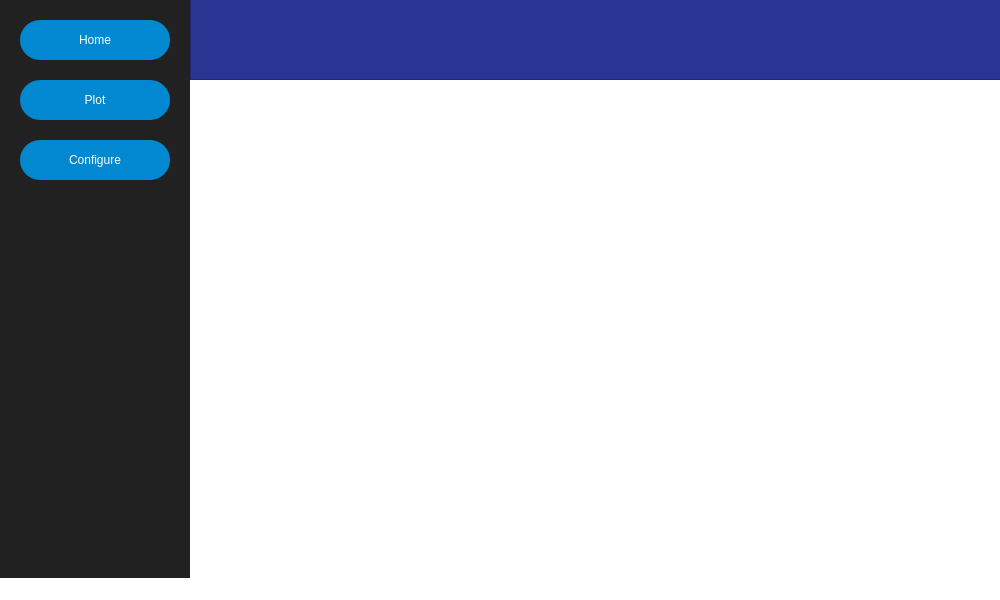
<?xml version="1.0" encoding="UTF-8"?>
<ui version="4.0">
 <class>MainWindow</class>
 <widget class="QMainWindow" name="MainWindow">
  <property name="geometry">
   <rect>
    <x>0</x>
    <y>0</y>
    <width>1000</width>
    <height>600</height>
   </rect>
  </property>
  <property name="minimumSize">
   <size>
    <width>1000</width>
    <height>600</height>
   </size>
  </property>
  <property name="mouseTracking">
   <bool>true</bool>
  </property>
  <property name="windowTitle">
   <string>MainWindow</string>
  </property>
  <property name="styleSheet">
   <string notr="true">background-color: rgb(255, 255, 255);</string>
  </property>
  <property name="tabShape">
   <enum>QTabWidget::Rounded</enum>
  </property>
  <property name="dockNestingEnabled">
   <bool>true</bool>
  </property>
  <widget class="QWidget" name="centralwidget">
   <widget class="QFrame" name="frame">
    <property name="geometry">
     <rect>
      <x>0</x>
      <y>0</y>
      <width>190</width>
      <height>600</height>
     </rect>
    </property>
    <property name="autoFillBackground">
     <bool>false</bool>
    </property>
    <property name="styleSheet">
     <string notr="true">background-color: rgb(33, 33, 33);</string>
    </property>
    <property name="frameShape">
     <enum>QFrame::NoFrame</enum>
    </property>
    <property name="frameShadow">
     <enum>QFrame::Plain</enum>
    </property>
    <widget class="QPushButton" name="pushButton">
     <property name="geometry">
      <rect>
       <x>20</x>
       <y>20</y>
       <width>150</width>
       <height>40</height>
      </rect>
     </property>
     <property name="sizePolicy">
      <sizepolicy hsizetype="Ignored" vsizetype="Fixed">
       <horstretch>0</horstretch>
       <verstretch>0</verstretch>
      </sizepolicy>
     </property>
     <property name="styleSheet">
      <string notr="true">QPushButton {
	background-color: rgb(2, 136, 209);
	selection-color: rgb(179, 229, 252);
	color: rgb(255, 255, 255);
	border-style: outset;
	border-width: 2px;
	border-radius: 20px;
	border: 0px;
	font: 16pt &quot;MS Sans Serif&quot;;
}
QPushButton:Hover {
	background-color: rgb(3, 169, 244);
}</string>
     </property>
     <property name="text">
      <string>Home</string>
     </property>
    </widget>
    <widget class="QPushButton" name="pushButton_2">
     <property name="geometry">
      <rect>
       <x>20</x>
       <y>80</y>
       <width>150</width>
       <height>40</height>
      </rect>
     </property>
     <property name="sizePolicy">
      <sizepolicy hsizetype="Ignored" vsizetype="Fixed">
       <horstretch>0</horstretch>
       <verstretch>0</verstretch>
      </sizepolicy>
     </property>
     <property name="styleSheet">
      <string notr="true">QPushButton {
	background-color: rgb(2, 136, 209);
	selection-color: rgb(179, 229, 252);
	color: rgb(255, 255, 255);
	border-style: outset;
	border-width: 2px;
	border-radius: 20px;
	border: 0px;
	font: 16pt &quot;MS Sans Serif&quot;;
}
QPushButton:Hover {
	background-color: rgb(3, 169, 244);
}</string>
     </property>
     <property name="text">
      <string>Plot</string>
     </property>
    </widget>
    <widget class="QPushButton" name="pushButton_3">
     <property name="geometry">
      <rect>
       <x>20</x>
       <y>140</y>
       <width>150</width>
       <height>40</height>
      </rect>
     </property>
     <property name="sizePolicy">
      <sizepolicy hsizetype="Ignored" vsizetype="Fixed">
       <horstretch>0</horstretch>
       <verstretch>0</verstretch>
      </sizepolicy>
     </property>
     <property name="styleSheet">
      <string notr="true">QPushButton {
	background-color: rgb(2, 136, 209);
	selection-color: rgb(179, 229, 252);
	color: rgb(255, 255, 255);
	border-style: outset;
	border-width: 2px;
	border-radius: 20px;
	border: 0px;
	font: 16pt &quot;MS Sans Serif&quot;;
}
QPushButton:Hover {
	background-color: rgb(3, 169, 244);
}</string>
     </property>
     <property name="text">
      <string>Configure</string>
     </property>
    </widget>
   </widget>
   <widget class="QFrame" name="frame_2">
    <property name="geometry">
     <rect>
      <x>190</x>
      <y>-1</y>
      <width>811</width>
      <height>81</height>
     </rect>
    </property>
    <property name="styleSheet">
     <string notr="true">background-color: rgb(40, 53, 147);</string>
    </property>
    <property name="frameShape">
     <enum>QFrame::StyledPanel</enum>
    </property>
    <property name="frameShadow">
     <enum>QFrame::Raised</enum>
    </property>
   </widget>
  </widget>
  <widget class="QStatusBar" name="statusbar"/>
 </widget>
 <resources/>
 <connections/>
</ui>
